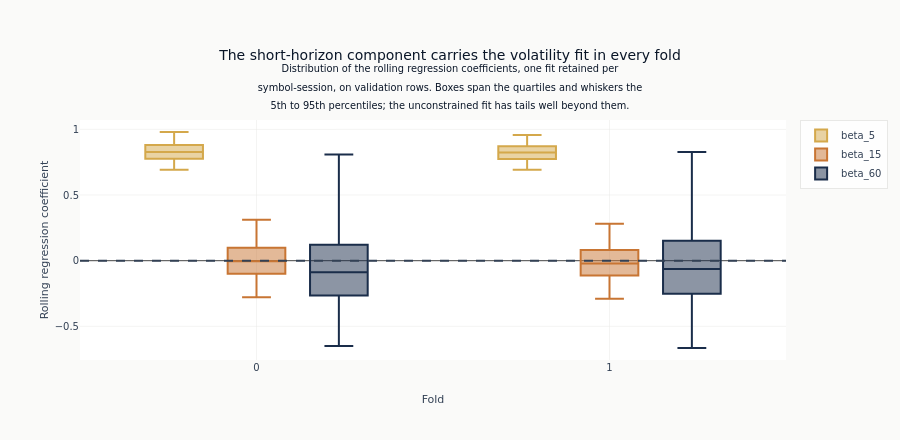

Write notebook code for a chart like this one.
### Code cell
fig = go.Figure()
_component_colors = {
    "beta_5": COLORS["amber"],
    "beta_15": COLORS["copper"],
    "beta_60": COLORS["slate"],
}
for component, color in _component_colors.items():
    part = beta_summary.filter(pl.col("component") == component).sort("fold")
    fig.add_trace(
        go.Box(
            x=part["fold"].cast(pl.Utf8),
            lowerfence=part["p05"],
            q1=part["q25"],
            median=part["median"],
            q3=part["q75"],
            upperfence=part["p95"],
            name=component,
            marker_color=color,
        )
    )
fig.add_hline(y=0, line_dash="dash", line_color=COLORS["neutral"])
fig.update_layout(
    title=(
        "The short-horizon component carries the volatility fit in every fold"
        "<br><sup>Distribution of the rolling regression coefficients, one fit retained per"
        "<br>symbol-session, on validation rows. Boxes span the quartiles and whiskers the"
        "<br>5th to 95th percentiles; the unconstrained fit has tails well beyond them.</sup>"
    ),
    xaxis_title="Fold",
    yaxis_title="Rolling regression coefficient",
    boxmode="group",
    height=440,
    margin={"t": 120},
)
show_plotly_with_alt(
    fig,
    "Grouped box plots with one group of three boxes per fold along the horizontal axis, "
    "coloured amber, copper and slate for the 5-, 15- and 60-minute components. A dashed rule "
    "marks zero. In every fold the amber 5-minute box sits highest and above the rule, while the "
    "copper and slate boxes for the two longer horizons sit lower and straddle it. Boxes span "
    "the quartiles and the whiskers the 5th to 95th percentiles.",
)

### Figure 1 — Plotly figure (JSON) as saved in the notebook; plotly's stock layout.template omitted (floating-point values rounded to 4 significant figures)
{"data": [{"lowerfence": [0.692, 0.693], "marker": {"color": "#D4A84B"}, "median": [0.8278, 0.8247], "name": "beta_5", "q1": [0.7759, 0.7748], "q3": [0.8803, 0.8724], "type": "box", "upperfence": [0.98, 0.9563], "x": ["0", "1"]}, {"lowerfence": [-0.2779, -0.2907], "marker": {"color": "#C87533"}, "median": [-0.004982, -0.02136], "name": "beta_15", "q1": [-0.09934, -0.1127], "q3": [0.09789, 0.08117], "type": "box", "upperfence": [0.3112, 0.2808], "x": ["0", "1"]}, {"lowerfence": [-0.6503, -0.6649], "marker": {"color": "#1a2d4a"}, "median": [-0.08714, -0.06357], "name": "beta_60", "q1": [-0.2658, -0.2525], "q3": [0.1222, 0.1526], "type": "box", "upperfence": [0.8083, 0.8286], "x": ["0", "1"]}], "layout": {"boxmode": "group", "height": 440, "margin": {"t": 120}, "shapes": [{"line": {"color": "#334155", "dash": "dash"}, "type": "line", "x0": 0, "x1": 1, "xref": "x domain", "y0": 0, "y1": 0, "yref": "y"}], "title": {"text": "The short-horizon component carries the volatility fit in every fold<br><sup>Distribution of the rolling regression coefficients, one fit retained per<br>symbol-session, on validation rows. Boxes span the quartiles and whiskers the<br>5th to 95th percentiles; the unconstrained fit has tails well beyond them.</sup>"}, "xaxis": {"title": {"text": "Fold"}}, "yaxis": {"title": {"text": "Rolling regression coefficient"}}}}
